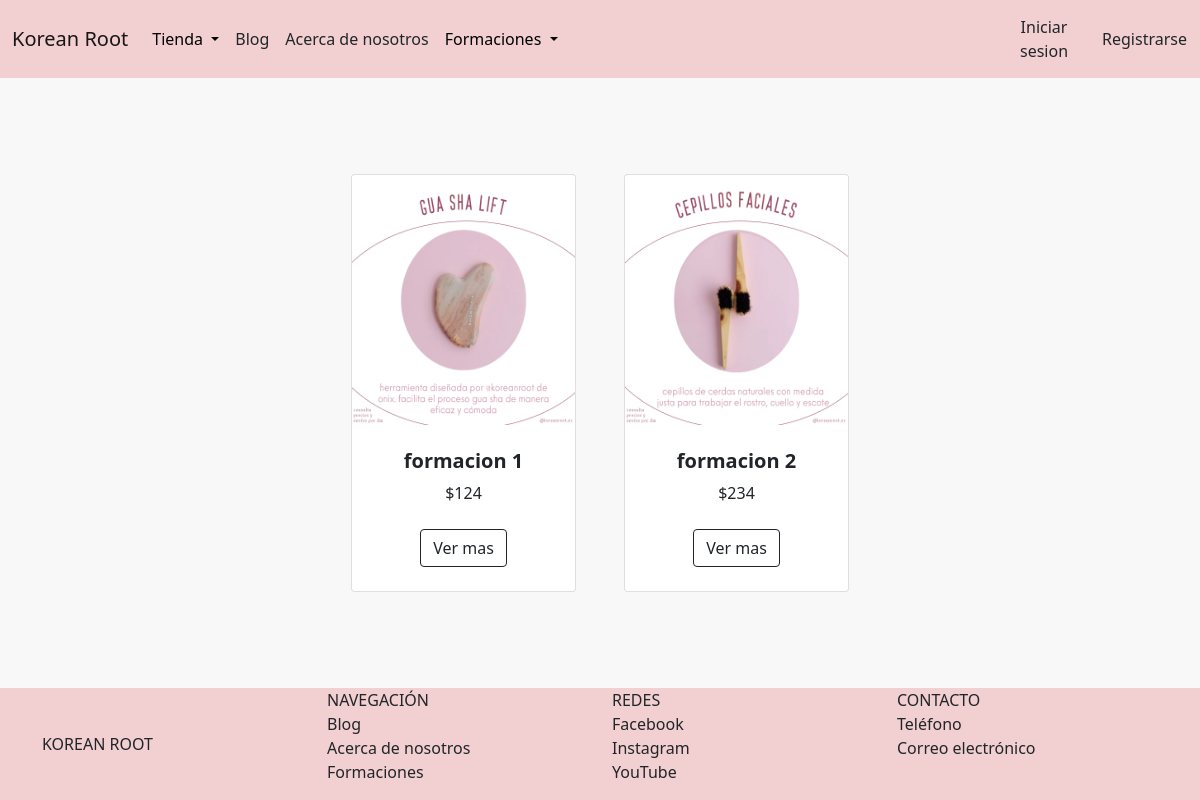
Page /capacitaciones/disponibles/ on the earlier database version.
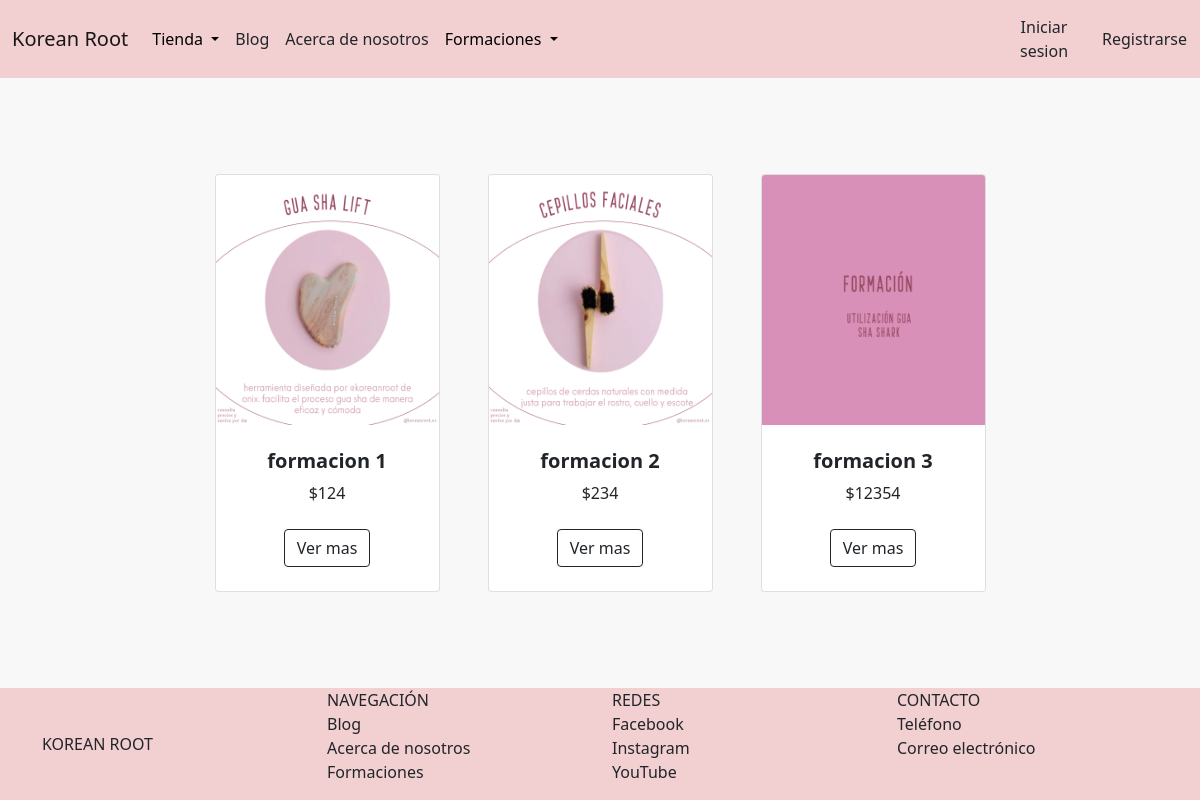
Same page on the later database version.
### AppCursos/models.py (models this page shows, shortened)
class Capacitacion(models.Model):
    nombre = models.CharField(max_length=50)
    precio = models.IntegerField()
    descripcion = RichTextField()
    fecha_inicio = models.DateTimeField()
    imagen_miniatura = models.ImageField(upload_to='miniaturas_capacitaciones', default = 'miniaturacapacitaciondefault.jpg')
    imagen_portada = models.ImageField(upload_to='portadas_capacitaciones', default = 'portadacapacitaciondefault.jpg')
    link_capacitacion = models.CharField(max_length=255)

### AppCursos/views.py (the view)
# urls.py: path('disponibles/', views.capacitaciones, name="capacitaciones"),
def capacitaciones(request):
      cursos_lista = Capacitacion.objects.all()
      return render(request, 'AppCursos/formacion.html', {'cursos_lista': cursos_lista})

### AppCursos/templates/AppCursos/formacion.html (shortened to what this page needs)
{% extends 'AppTienda/padre.html' %}
{% load static %}
{% block contenidoQueCambia %}
    <section class="py-5">
        <div class="container px-4 px-lg-5 mt-5">
            <div class="row gx-4 gx-lg-5 row-cols-2 row-cols-md-3 row-cols-xl-4 justify-content-center">
                {% for curso in cursos_lista %}
                    <div class="col mb-5">
                        <div class="card h-100">
                            <img class="card-img-top" src="{{curso.imagen_miniatura.url}}" alt="..." height="250" />
                            <div class="card-body p-4">
                                <div class="text-center">
                                    <h5 class="fw-bolder">{{curso.nombre}}</h5>
                                    ${{curso.precio}}
                                </div>
                            </div>
                            <div class="card-footer p-4 pt-0 border-top-0 bg-transparent">
                                <div class="text-center"><a class="btn btn-outline-dark mt-auto" href="{% url 'cursos:capacitacion_detalle' id=curso.id %}">Ver mas</a></div>
                            </div>
                        </div>
                    </div>
                {% endfor %}
            </div>
        </div>
    </section>
{% endblock %}

### AppTienda/templates/AppTienda/padre.html (shortened to what this page needs)
<!doctype html>
<html lang="en">
  <head>
    {% load static %}
    <link href="https://cdn.jsdelivr.net/npm/bootstrap@5.1.3/dist/css/bootstrap.min.css" rel="stylesheet">
  </head>
  <body class="body">
        <nav class="navbar navbar-expand-sm navbar-light" style="background-color:rgb(242, 208, 209)">
            <div class="container">
            <a href="{% url 'blog:Inicio' %}" class="navbar-brand mb-0 h1" style="text-emphasis-color: aliceblue; margin-right: 1rem;">Korean Root</a>
            <div class="collapse navbar-collapse" id="navbarNav">
                <ul class="navbar-nav">
                    <li class="nav-item dropdown">
                        <a href="#"
                        class="nav-link dropdown-toggle"
                        id="navbarDropdown"
                        role="button"
                        data-bs-toggle="dropdown"
                        aria-expanded="false"
                        style="color: black;"
                        >Tienda
                        </a>
                    </li>
                    <li class="nav-item active">
                        <a
                        href="{% url 'blog:lista_publicaciones' %}"
                        class="nav-link"
                        style="text-decoration: none; color:inherit;"
                        >
                        Blog
                    </a>
                </li>
                    <li
                    class="nav-item active">
                    <a
                    href="{% url 'acerca_de_nosotros' %}"
                    class="nav-link"
                    style="text-decoration: none; color:inherit;"
                    >
                    Acerca de nosotros
                </a>
            </li>
                    <li class="nav-item dropdown">
                      <a href="#"
                      class="nav-link dropdown-toggle"
                      id="navbarDropdown"
                      role="button"
                      data-bs-toggle="dropdown"
                      aria-expanded="false"
                      style="color: black;"
                      >Formaciones
                      </a>
                </ul>
            </div>
            </div>
            {% if user.is_authenticated %}
              <div class="d-grid gap-2 d-sm-flex justify-content-end" style="width: 6rem; margin-right: 6rem;">
              <div class="d-grid gap-2 d-sm-flex justify-content-end" style="width: 5rem;">
                <button
                class="btn btn-outline"
                type="button"
                style="text-decoration: none; color:inherit;"
                >
                <a
                    href="{% url 'carrito' %}"
                    style="text-decoration: none; color:inherit;"
                    >
                    Carrito
                </a>
                </button>
                <li class="nav-item dropdown" style="list-style-type: none">
                  <a href="#"
                  class="nav-link dropdown-toggle"
                  id="navbarDropdown"
                  role="button"
                  data-bs-toggle="dropdown"
                  aria-expanded="false"
                  style="color: black;">
                  {{user.username}}
                  </a>
                  <ul class="dropdown-menu" aria-labelledby="navbarDropdown">
                    <li style="text-align: center;">
                      <a
                      href="{% url 'mis_capacitaciones' %}"
                      style="text-decoration: none; color:inherit;"
                      >
                      Mis capacitaciones
                      </a>
                    </li>
                    <li style="text-align: center;">
                      <a
                      href="{% url 'editar_usuario' %}"
                      style="text-decoration: none; color:inherit;"
                      >
                      Editar perfil
                      </a>
                    </li>
                    <li style="text-align: center;">
                      <a
                      href="{% url 'logout' %}"
                      style="text-decoration: none; color:inherit;"
                      >
                      Cerrar sesion
                      </a>
                    </li>
                  </ul>
                </li>
              </div>
            {% else %}
              <div class="d-grid gap-2 d-sm-flex justify-content-end" style="width: 5rem;">
                  <button class="btn btn-outline" type="button">
                    <a
                    href="{% url 'login' %}"
                    style="text-decoration: none; color:inherit;"
                    >
                    Iniciar sesion
                    </a>
                  </button>
                  <button
                    class="btn btn-outline"
                    type="button"
                    style="text-decoration: none; color:inherit;"
                    >
                    <a
                      href="{% url 'registro_usuario' %}"
                      style="text-decoration: none; color:inherit;"
                      >
                      Registrarse
                    </a>
                  </button>
              </div>
            {% endif %}
        </nav>
    {% block contenidoQueCambia %}
    {% endblock %}
  <footer
  class="footer"
  >
    <div class="container">
      <nav class="row">
        <a href="{% url 'blog:Inicio' %}"
        class="col-3 text-reser text-uppercase d-flex align-items-center"
        style="text-decoration: none; color:inherit;"
        >
          Korean Root
        </a>
        <ul class="col-3 list-unstyled">
          <li class="font-weight-bold text-uppercase">Navegación</li>
          <li><a href="{% url 'blog:lista_publicaciones' %}" class="text-reset" style="text-decoration: none; color:inherit;">Blog</a></li>
          <li><a href="{% url 'acerca_de_nosotros' %}" class="text-reset" style="text-decoration: none; color:inherit;">Acerca de nosotros</a></li>
          <li><a href="{% url 'cursos:capacitaciones' %}" class="text-reset" style="text-decoration: none; color:inherit;">Formaciones</a></li>
        </ul>
        <ul class="col-3 list-unstyled">
          <li class="font-weight-bold text-uppercase" style="text-decoration: none; color:inherit;">Redes</li>
          <li><a href="https://www.facebook.com/koreanroot" class="text-reset" style="text-decoration: none; color:inherit;">Facebook</a></li>
          <li><a href="https://instagram.com/koreanroot" class="text-reset" style="text-decoration: none; color:inherit;">Instagram</a></li>
          <li><a href="https://www.youtube.com/channel/UC8QQf5m4bq_b639ss8gnnDg" class="text-reset" style="text-decoration: none; color:inherit;">YouTube</a></li>
        </ul>
        <ul class="col-3 list-unstyled">
          <li class="font-weight-bold text-uppercase" style="text-decoration: none; color:inherit;">Contacto</li>
          <li><a href="tel:3424234054" class="text-reset" style="text-decoration: none; color:inherit;">Teléfono</a></li>
          <li><a href="thekoreanroot@gmail.com" class="text-reset" style="text-decoration: none; color:inherit;">Correo electrónico</a></li>
        </ul>
      </nav>
    </div>
  </footer>
  </body>
</html>

### AppTienda/templates/AppTienda/padre.html (style rules this page uses)
.body { background-color:rgb(248, 248, 248); display: flex; flex-direction: column; min-height: 100vh; }
.footer { background-color: rgb(242, 208, 209); position: relative; margin-top: auto; clear:both; }

Differences in the rows shown:
added Capacitacion: imagen_miniatura (picture), nombre "formacion 3", precio "12354"
